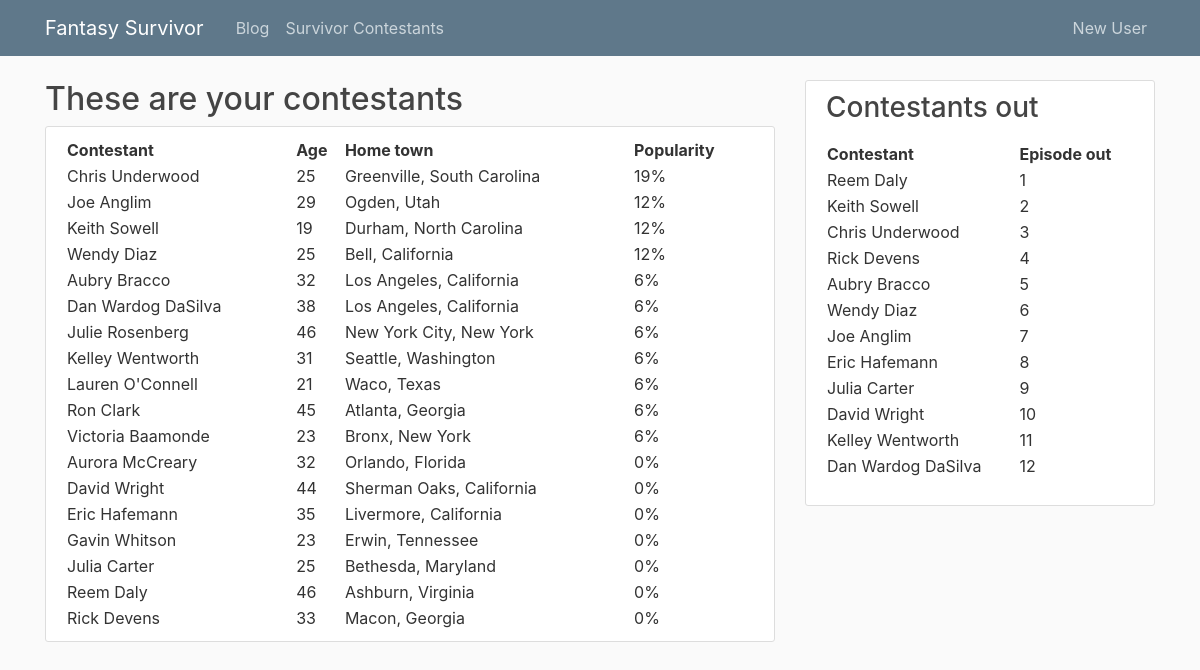
The app's page /contestants with its own data.
### tables this page shows
CREATE TABLE Contestant
(contestant_id INTEGER PRIMARY KEY AUTOINCREMENT, 
name varchar(255),
age INT,
sex char(15),
origin_town varchar(255),
season_no INT,
ep_no INT,
position_out INT,
foreign key (season_no) references Season,
foreign key (ep_no) references Episode
);

### survivorcomp.py (the view)
@app.route("/contestants")
def contestants():
    c, conn = get_db()
    c.execute("SELECT contestant_id, count(*) as num_picks \
                FROM based_on \
                GROUP BY contestant_id")
    picks = pd.DataFrame(data=c.fetchall())
    c.execute("SELECT * \
                FROM contestant")
    ctemp = pd.DataFrame(data=c.fetchall())
    contestants = ctemp.merge(right=picks, on=['contestant_id'], how='left')
    contestants['num_picks'] = contestants['num_picks'].fillna(0)
    tot_picks = contestants['num_picks'].sum()
    contestants['popular'] = (contestants['num_picks'] / float(tot_picks)).apply(lambda x: '{:.0%}'.format(x))
    contestants = contestants.sort_values(['num_picks', 'name'], ascending=[False, True])
    print('\n', contestants, '\n')
    contestants = contestants.to_dict('records')
    return render_template('contestants.html', contestants=contestants)

### survivorcomp.py (called while the page is built)
def dict_factory(cursor, row):
    d = {}
    for idx, col in enumerate(cursor.description):
        d[col[0]] = row[idx]
    return d

def get_db():
    conn = sqlite3.connect('survivor.db')
    conn.row_factory = dict_factory
    c = conn.cursor()
    c.execute("PRAGMA foreign_keys=ON;")
    return c, conn

@app.context_processor
def feed_layout():
    c, conn = get_db()
    c.execute("SELECT name, ep_no \
        FROM contestant \
        Where ep_no is not Null \
        order by ep_no")
    out_cons = c.fetchall()
    return dict(out_cons=out_cons)

### templates/contestants.html
{% extends "layout.html" %}
{% block content %}
<h2>These are your contestants</h2>
<div class="content-section">
<table style="width:100%">
    <tr>
        <th>Contestant</th>
        <th>Age</th>
        <th>Home town</th>
        <th>Popularity</th>
    </tr>
   {% for contestant in contestants %}
      <tr>
        <td>{{ contestant.name }}</td>
        <td>{{ contestant.age }}</td>
        <td>{{ contestant.origin_town }}</td>
        <td>{{ contestant.popular }}</td>
    </tr>
{% endfor %}
</table>
</div>
{% endblock content %}

### templates/layout.html (shortened to what this page needs)
<!DOCTYPE html>
<html>
<head>
    <link rel="stylesheet" href="https://maxcdn.bootstrapcdn.com/bootstrap/4.0.0/css/bootstrap.min.css">
    <link rel="stylesheet" type="text/css" href="{{ url_for('static', filename='main.css') }}">
</head>
<body>
    <header class="site-header">
      <nav class="navbar navbar-expand-md navbar-dark bg-steel fixed-top">
        <div class="container">
          <a class="navbar-brand mr-4" href="/">Fantasy Survivor</a>
          <div class="collapse navbar-collapse" id="navbarToggle">
            <div class="navbar-nav mr-auto">
              <a class="nav-item nav-link" href="{{ url_for('blog') }}">Blog</a>
              <a class="nav-item nav-link" href="{{ url_for('contestants') }}">Survivor Contestants</a>
            </div>
            <div class="navbar-nav">
              <a class="nav-item nav-link" href="{{ url_for('register') }}">New User</a>
            </div>
          </div>
        </div>
      </nav>
    </header>
    <main role="main" class="container">
      <div class="row">
        <div class="col-md-8">
          {% block content %}
          {% endblock %}
        </div>
        <div class="col-md-4">
          <div class="content-section">
            <h3>Contestants out</h3>
            <p class='text-muted'>
              <table style="width:100%">
                <tr>
                  <th>Contestant</th>
                  <th>Episode out</th>
                </tr>
                  {% for contestant in out_cons%}
                    <tr>
                      <td>{{ contestant['name'] }}</td>
                      <td>{{ contestant['ep_no'] }}</td>
                    </tr>
                  {% endfor %}
              </table>
            </p>
          </div>
        </div>
      </div>
    </main>
</body>
</html>

### static/main.css (style rules this page uses)
body { background: #fafafa; color: #333333; margin-top: 5rem; }
h1, h2, h3, h4, h5, h6 { color: #444444; }
.bg-steel { background-color: #5f788a; }
.site-header .navbar-nav .nav-link { color: #cbd5db; }
.content-section { background: #ffffff; padding: 10px 20px; border: 1px solid #dddddd; border-radius: 3px; margin-bottom: 20px; }

### records on screen
Contestant: name "Chris Underwood", age "25", origin_town "Greenville, South Carolina", popular "19%", ep_no "3"
Contestant: name "Joe Anglim", age "29", origin_town "Ogden, Utah", popular "12%", ep_no "7"
Contestant: name "Keith Sowell", age "19", origin_town "Durham, North Carolina", popular "12%", ep_no "2"
Contestant: name "Wendy Diaz", age "25", origin_town "Bell, California", popular "12%", ep_no "6"
Contestant: name "Aubry Bracco", age "32", origin_town "Los Angeles, California", popular "6%", ep_no "5"
Contestant: name "Dan Wardog DaSilva", age "38", origin_town "Los Angeles, California", popular "6%", ep_no "12"
Contestant: name "Julie Rosenberg", age "46", origin_town "New York City, New York", popular "6%"
Contestant: name "Kelley Wentworth", age "31", origin_town "Seattle, Washington", popular "6%", ep_no "11"
Contestant: name "Lauren O'Connell", age "21", origin_town "Waco, Texas", popular "6%"
Contestant: name "Ron Clark", age "45", origin_town "Atlanta, Georgia", popular "6%"
Contestant: name "Victoria Baamonde", age "23", origin_town "Bronx, New York", popular "6%"
Contestant: name "Aurora McCreary", age "32", origin_town "Orlando, Florida", popular "0%"
Contestant: name "David Wright", age "44", origin_town "Sherman Oaks, California", popular "0%", ep_no "10"
Contestant: name "Eric Hafemann", age "35", origin_town "Livermore, California", popular "0%", ep_no "8"
Contestant: name "Gavin Whitson", age "23", origin_town "Erwin, Tennessee", popular "0%"
Contestant: name "Julia Carter", age "25", origin_town "Bethesda, Maryland", popular "0%", ep_no "9"
Contestant: name "Reem Daly", age "46", origin_town "Ashburn, Virginia", popular "0%", ep_no "1"
Contestant: name "Rick Devens", age "33", origin_town "Macon, Georgia", popular "0%", ep_no "4"
